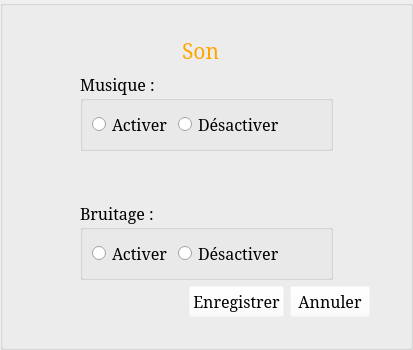
<?xml version="1.0" encoding="UTF-8"?>
<ui version="4.0">
 <class>SoundOption</class>
 <widget class="QWidget" name="SoundOption">
  <property name="geometry">
   <rect>
    <x>0</x>
    <y>0</y>
    <width>413</width>
    <height>336</height>
   </rect>
  </property>
  <property name="windowTitle">
   <string>Form</string>
  </property>
  <property name="styleSheet">
   <string notr="true">#groupBox {
	border-image: url(:/images/menu_fond);
}

#label {
	color: orange;
}

QPushButton {
	background-color: rgba(255, 255, 255, 0);
}</string>
  </property>
  <layout class="QVBoxLayout" name="verticalLayout">
   <property name="margin">
    <number>0</number>
   </property>
   <item>
    <widget class="QGroupBox" name="groupBox">
     <property name="styleSheet">
      <string notr="true">#groupBox {
	border-image: url(:/images/menu_fond);
}

#label {
	color: orange;
}

QPushButton {
	background-color: rgba(255, 255, 255, 0);
}</string>
     </property>
     <property name="title">
      <string/>
     </property>
     <layout class="QVBoxLayout" name="verticalLayout_2">
      <property name="leftMargin">
       <number>40</number>
      </property>
      <property name="topMargin">
       <number>30</number>
      </property>
      <property name="rightMargin">
       <number>40</number>
      </property>
      <property name="bottomMargin">
       <number>30</number>
      </property>
      <item>
       <layout class="QHBoxLayout" name="horizontalLayout_4">
        <item>
         <spacer name="horizontalSpacer_2">
          <property name="orientation">
           <enum>Qt::Horizontal</enum>
          </property>
          <property name="sizeHint" stdset="0">
           <size>
            <width>40</width>
            <height>20</height>
           </size>
          </property>
         </spacer>
        </item>
        <item>
         <widget class="QLabel" name="label">
          <property name="minimumSize">
           <size>
            <width>50</width>
            <height>0</height>
           </size>
          </property>
          <property name="font">
           <font>
            <family>Serif</family>
            <pointsize>16</pointsize>
           </font>
          </property>
          <property name="text">
           <string>Son</string>
          </property>
         </widget>
        </item>
        <item>
         <spacer name="horizontalSpacer_3">
          <property name="orientation">
           <enum>Qt::Horizontal</enum>
          </property>
          <property name="sizeHint" stdset="0">
           <size>
            <width>40</width>
            <height>20</height>
           </size>
          </property>
         </spacer>
        </item>
       </layout>
      </item>
      <item>
       <spacer name="verticalSpacer">
        <property name="orientation">
         <enum>Qt::Vertical</enum>
        </property>
        <property name="sizeHint" stdset="0">
         <size>
          <width>20</width>
          <height>40</height>
         </size>
        </property>
       </spacer>
      </item>
      <item>
       <layout class="QHBoxLayout" name="horizontalLayout_2">
        <property name="topMargin">
         <number>0</number>
        </property>
        <item>
         <spacer name="horizontalSpacer_6">
          <property name="orientation">
           <enum>Qt::Horizontal</enum>
          </property>
          <property name="sizeHint" stdset="0">
           <size>
            <width>40</width>
            <height>20</height>
           </size>
          </property>
         </spacer>
        </item>
        <item>
         <layout class="QVBoxLayout" name="verticalLayout_3">
          <property name="spacing">
           <number>50</number>
          </property>
          <property name="topMargin">
           <number>0</number>
          </property>
          <item>
           <widget class="QGroupBox" name="groupBox_2">
            <property name="font">
             <font>
              <family>Serif</family>
              <pointsize>12</pointsize>
             </font>
            </property>
            <property name="title">
             <string>Musique :</string>
            </property>
            <layout class="QHBoxLayout" name="horizontalLayout_5">
             <item>
              <widget class="QRadioButton" name="radioButtonMusic1">
               <property name="font">
                <font>
                 <family>Serif</family>
                 <pointsize>12</pointsize>
                </font>
               </property>
               <property name="text">
                <string>Activer</string>
               </property>
              </widget>
             </item>
             <item>
              <widget class="QRadioButton" name="radioButtonMusic2">
               <property name="font">
                <font>
                 <family>Serif</family>
                 <pointsize>12</pointsize>
                </font>
               </property>
               <property name="text">
                <string>Désactiver</string>
               </property>
              </widget>
             </item>
             <item>
              <spacer name="horizontalSpacer_4">
               <property name="orientation">
                <enum>Qt::Horizontal</enum>
               </property>
               <property name="sizeHint" stdset="0">
                <size>
                 <width>40</width>
                 <height>20</height>
                </size>
               </property>
              </spacer>
             </item>
            </layout>
           </widget>
          </item>
          <item>
           <widget class="QGroupBox" name="groupBox_3">
            <property name="font">
             <font>
              <family>Serif</family>
              <pointsize>12</pointsize>
             </font>
            </property>
            <property name="title">
             <string>Bruitage :</string>
            </property>
            <layout class="QHBoxLayout" name="horizontalLayout">
             <item>
              <widget class="QRadioButton" name="radioButtonEffect1">
               <property name="font">
                <font>
                 <family>Serif</family>
                 <pointsize>12</pointsize>
                </font>
               </property>
               <property name="text">
                <string>Activer</string>
               </property>
              </widget>
             </item>
             <item>
              <widget class="QRadioButton" name="radioButtonEffect2">
               <property name="font">
                <font>
                 <family>Serif</family>
                 <pointsize>12</pointsize>
                </font>
               </property>
               <property name="text">
                <string>Désactiver</string>
               </property>
              </widget>
             </item>
             <item>
              <spacer name="horizontalSpacer_5">
               <property name="orientation">
                <enum>Qt::Horizontal</enum>
               </property>
               <property name="sizeHint" stdset="0">
                <size>
                 <width>40</width>
                 <height>20</height>
                </size>
               </property>
              </spacer>
             </item>
            </layout>
           </widget>
          </item>
         </layout>
        </item>
        <item>
         <spacer name="horizontalSpacer_7">
          <property name="orientation">
           <enum>Qt::Horizontal</enum>
          </property>
          <property name="sizeHint" stdset="0">
           <size>
            <width>40</width>
            <height>20</height>
           </size>
          </property>
         </spacer>
        </item>
       </layout>
      </item>
      <item>
       <spacer name="verticalSpacer_2">
        <property name="orientation">
         <enum>Qt::Vertical</enum>
        </property>
        <property name="sizeHint" stdset="0">
         <size>
          <width>20</width>
          <height>40</height>
         </size>
        </property>
       </spacer>
      </item>
      <item>
       <layout class="QHBoxLayout" name="horizontalLayout_3">
        <item>
         <spacer name="horizontalSpacer">
          <property name="orientation">
           <enum>Qt::Horizontal</enum>
          </property>
          <property name="sizeHint" stdset="0">
           <size>
            <width>40</width>
            <height>20</height>
           </size>
          </property>
         </spacer>
        </item>
        <item>
         <widget class="QPushButton" name="buttonAccept">
          <property name="font">
           <font>
            <family>Serif</family>
            <pointsize>12</pointsize>
           </font>
          </property>
          <property name="text">
           <string>Enregistrer</string>
          </property>
         </widget>
        </item>
        <item>
         <widget class="QPushButton" name="buttonCancel">
          <property name="font">
           <font>
            <family>Serif</family>
            <pointsize>12</pointsize>
           </font>
          </property>
          <property name="text">
           <string>Annuler</string>
          </property>
         </widget>
        </item>
       </layout>
      </item>
     </layout>
    </widget>
   </item>
  </layout>
 </widget>
 <resources/>
 <connections/>
</ui>
